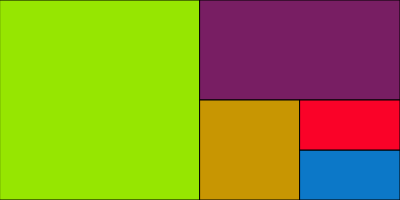
Frame 1 (no input)
Frame 60 (no input): identical to frame 1, image omitted
Frame 120 (the mouse pressed at the canvas centre since frame 60): identical to frame 1, image omitted

The p5.js sketch that drew this single still picture (run headless with seeded random() and noise() and a simulated clock; from frame 60 on, the mouse is pressed at the canvas centre):

// p5.js sketch
// ── sketch.js
function setup(){
    createCanvas(400,200)
    background(0)
}
function draw() {
    fill(150,230,1)
    rect(0, 0, width / 2,height)
    fill(120,30,99)
    rect(width / 2,0,width/2,height/2)
    fill(200,150,2)
    rect(width/2, height/2 ,width/4,height/2)
    fill(12,120,200)
    rect(width * 3/4, height * 3/4,width/4,height/4)
    fill(250,2,40)
    rect(3*width/4,height/2,width/4,height/4)

}
